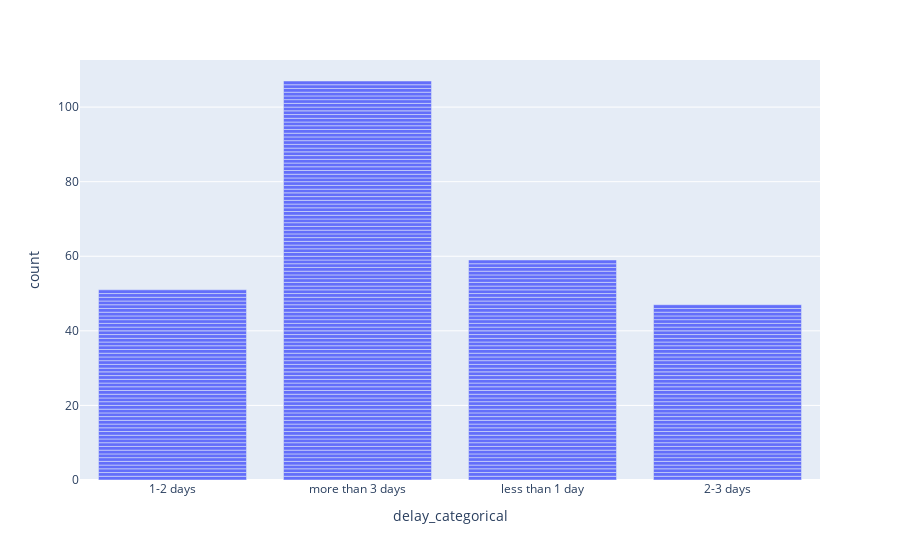

Source (notebook cell):
### Code cell
px.bar(data_frame=delays,x='delay_categorical')

### Figure 1 — Plotly figure (JSON) as saved in the notebook; plotly's stock layout.template omitted (floating-point values rounded to 4 significant figures; data arrays with more than 128 entries replaced by an {"elided": "..."} marker saying what was removed)
{"data": [{"alignmentgroup": "True", "hovertemplate": "delay_categorical=%{x}<br>count=%{y}<extra></extra>", "legendgroup": "", "marker": {"color": "#636efa", "pattern": {"shape": ""}}, "name": "", "offsetgroup": "", "orientation": "v", "showlegend": false, "textposition": "auto", "type": "bar", "x": {"elided": "264 str values"}, "xaxis": "x", "y": {"elided": "264 int values"}, "yaxis": "y"}], "layout": {"barmode": "relative", "legend": {"tracegroupgap": 0}, "margin": {"t": 60}, "xaxis": {"anchor": "y", "domain": [0, 1], "title": {"text": "delay_categorical"}}, "yaxis": {"anchor": "x", "domain": [0, 1], "title": {"text": "count"}}}}
